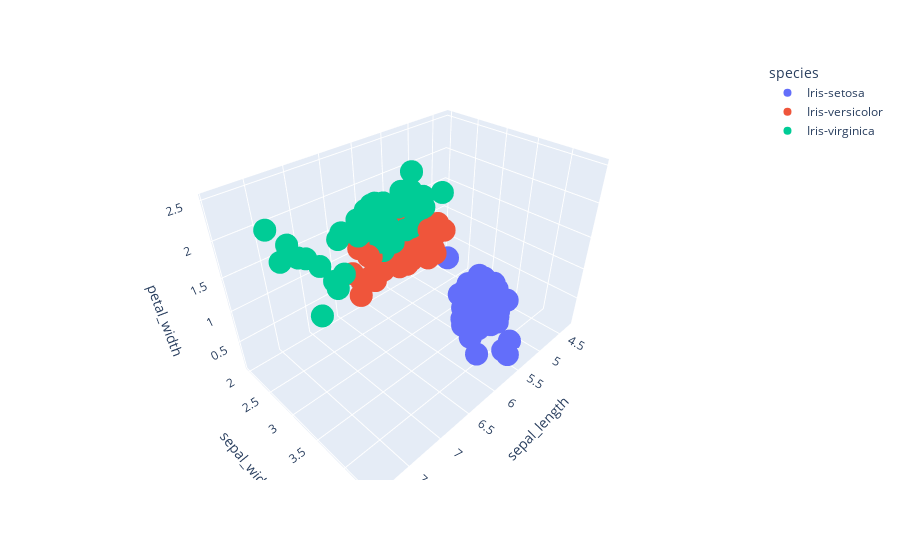
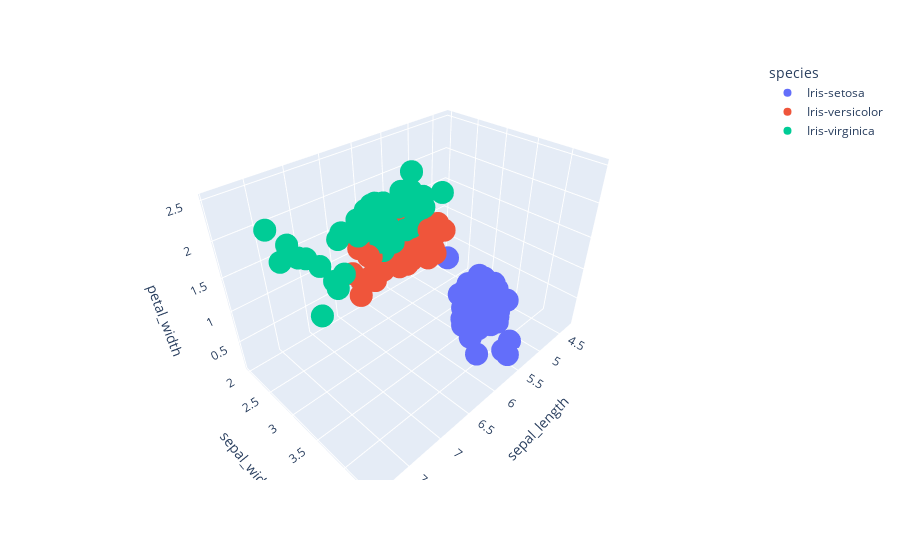

Notebook code cell kept with these figures, in order:
### Code cell
from matplotlib.pyplot import plot
import pandas as pd
import plotly.express as px


iris_data_frame = pd.read_csv(r'./resources/iris.csv')

# TODO ; What is this for ?
px.data.iris()

# 3D plot, X-Axis = sepal_length, Y-Axis = sepal_width, Z-Axis = petal_width
# Plot 'species' column data using different colors.
# This will create a 3D plot and will open up in a browser window
# This will be an interactive plot - You will be able to move it around
# A legend for this also created
fig = px.scatter_3d(iris_data_frame, x='sepal_length', y='sepal_width', z='petal_width', color='species')
fig.show()

fig.show();

### Figure 1 — Plotly figure (JSON) as saved in the notebook; plotly's stock layout.template omitted (floating-point values rounded to 4 significant figures)
{"data": [{"hovertemplate": "species=Iris-setosa<br>sepal_length=%{x}<br>sepal_width=%{y}<br>petal_width=%{z}<extra></extra>", "legendgroup": "Iris-setosa", "marker": {"color": "#636efa", "symbol": "circle"}, "mode": "markers", "name": "Iris-setosa", "scene": "scene", "showlegend": true, "type": "scatter3d", "x": [5.1, 4.9, 4.7, 4.6, 5.0, 5.4, 4.6, 5.0, 4.4, 4.9, 5.4, 4.8, 4.8, 4.3, 5.8, 5.7, 5.4, 5.1, 5.7, 5.1, 5.4, 5.1, 4.6, 5.1, 4.8, 5.0, 5.0, 5.2, 5.2, 4.7, 4.8, 5.4, 5.2, 5.5, 4.9, 5.0, 5.5, 4.9, 4.4, 5.1, 5.0, 4.5, 4.4, 5.0, 5.1, 4.8, 5.1, 4.6, 5.3, 5.0], "y": [3.5, 3.0, 3.2, 3.1, 3.6, 3.9, 3.4, 3.4, 2.9, 3.1, 3.7, 3.4, 3.0, 3.0, 4.0, 4.4, 3.9, 3.5, 3.8, 3.8, 3.4, 3.7, 3.6, 3.3, 3.4, 3.0, 3.4, 3.5, 3.4, 3.2, 3.1, 3.4, 4.1, 4.2, 3.1, 3.2, 3.5, 3.1, 3.0, 3.4, 3.5, 2.3, 3.2, 3.5, 3.8, 3.0, 3.8, 3.2, 3.7, 3.3], "z": [0.2, 0.2, 0.2, 0.2, 0.2, 0.4, 0.3, 0.2, 0.2, 0.1, 0.2, 0.2, 0.1, 0.1, 0.2, 0.4, 0.4, 0.3, 0.3, 0.3, 0.2, 0.4, 0.2, 0.5, 0.2, 0.2, 0.4, 0.2, 0.2, 0.2, 0.2, 0.4, 0.1, 0.2, 0.1, 0.2, 0.2, 0.1, 0.2, 0.2, 0.3, 0.3, 0.2, 0.6, 0.4, 0.3, 0.2, 0.2, 0.2, 0.2]}, {"hovertemplate": "species=Iris-versicolor<br>sepal_length=%{x}<br>sepal_width=%{y}<br>petal_width=%{z}<extra></extra>", "legendgroup": "Iris-versicolor", "marker": {"color": "#EF553B", "symbol": "circle"}, "mode": "markers", "name": "Iris-versicolor", "scene": "scene", "showlegend": true, "type": "scatter3d", "x": [7.0, 6.4, 6.9, 5.5, 6.5, 5.7, 6.3, 4.9, 6.6, 5.2, 5.0, 5.9, 6.0, 6.1, 5.6, 6.7, 5.6, 5.8, 6.2, 5.6, 5.9, 6.1, 6.3, 6.1, 6.4, 6.6, 6.8, 6.7, 6.0, 5.7, 5.5, 5.5, 5.8, 6.0, 5.4, 6.0, 6.7, 6.3, 5.6, 5.5, 5.5, 6.1, 5.8, 5.0, 5.6, 5.7, 5.7, 6.2, 5.1, 5.7], "y": [3.2, 3.2, 3.1, 2.3, 2.8, 2.8, 3.3, 2.4, 2.9, 2.7, 2.0, 3.0, 2.2, 2.9, 2.9, 3.1, 3.0, 2.7, 2.2, 2.5, 3.2, 2.8, 2.5, 2.8, 2.9, 3.0, 2.8, 3.0, 2.9, 2.6, 2.4, 2.4, 2.7, 2.7, 3.0, 3.4, 3.1, 2.3, 3.0, 2.5, 2.6, 3.0, 2.6, 2.3, 2.7, 3.0, 2.9, 2.9, 2.5, 2.8], "z": [1.4, 1.5, 1.5, 1.3, 1.5, 1.3, 1.6, 1.0, 1.3, 1.4, 1.0, 1.5, 1.0, 1.4, 1.3, 1.4, 1.5, 1.0, 1.5, 1.1, 1.8, 1.3, 1.5, 1.2, 1.3, 1.4, 1.4, 1.7, 1.5, 1.0, 1.1, 1.0, 1.2, 1.6, 1.5, 1.6, 1.5, 1.3, 1.3, 1.3, 1.2, 1.4, 1.2, 1.0, 1.3, 1.2, 1.3, 1.3, 1.1, 1.3]}, {"hovertemplate": "species=Iris-virginica<br>sepal_length=%{x}<br>sepal_width=%{y}<br>petal_width=%{z}<extra></extra>", "legendgroup": "Iris-virginica", "marker": {"color": "#00cc96", "symbol": "circle"}, "mode": "markers", "name": "Iris-virginica", "scene": "scene", "showlegend": true, "type": "scatter3d", "x": [6.3, 5.8, 7.1, 6.3, 6.5, 7.6, 4.9, 7.3, 6.7, 7.2, 6.5, 6.4, 6.8, 5.7, 5.8, 6.4, 6.5, 7.7, 7.7, 6.0, 6.9, 5.6, 7.7, 6.3, 6.7, 7.2, 6.2, 6.1, 6.4, 7.2, 7.4, 7.9, 6.4, 6.3, 6.1, 7.7, 6.3, 6.4, 6.0, 6.9, 6.7, 6.9, 5.8, 6.8, 6.7, 6.7, 6.3, 6.5, 6.2, 5.9], "y": [3.3, 2.7, 3.0, 2.9, 3.0, 3.0, 2.5, 2.9, 2.5, 3.6, 3.2, 2.7, 3.0, 2.5, 2.8, 3.2, 3.0, 3.8, 2.6, 2.2, 3.2, 2.8, 2.8, 2.7, 3.3, 3.2, 2.8, 3.0, 2.8, 3.0, 2.8, 3.8, 2.8, 2.8, 2.6, 3.0, 3.4, 3.1, 3.0, 3.1, 3.1, 3.1, 2.7, 3.2, 3.3, 3.0, 2.5, 3.0, 3.4, 3.0], "z": [2.5, 1.9, 2.1, 1.8, 2.2, 2.1, 1.7, 1.8, 1.8, 2.5, 2.0, 1.9, 2.1, 2.0, 2.4, 2.3, 1.8, 2.2, 2.3, 1.5, 2.3, 2.0, 2.0, 1.8, 2.1, 1.8, 1.8, 1.8, 2.1, 1.6, 1.9, 2.0, 2.2, 1.5, 1.4, 2.3, 2.4, 1.8, 1.8, 2.1, 2.4, 2.3, 1.9, 2.3, 2.5, 2.3, 1.9, 2.0, 2.3, 1.8]}], "layout": {"legend": {"title": {"text": "species"}, "tracegroupgap": 0}, "margin": {"t": 60}, "scene": {"domain": {"x": [0, 1], "y": [0, 1]}, "xaxis": {"title": {"text": "sepal_length"}}, "yaxis": {"title": {"text": "sepal_width"}}, "zaxis": {"title": {"text": "petal_width"}}}}}

### Figure 2 — Plotly figure (JSON) as saved in the notebook; plotly's stock layout.template omitted (floating-point values rounded to 4 significant figures)
{"data": [{"hovertemplate": "species=Iris-setosa<br>sepal_length=%{x}<br>sepal_width=%{y}<br>petal_width=%{z}<extra></extra>", "legendgroup": "Iris-setosa", "marker": {"color": "#636efa", "symbol": "circle"}, "mode": "markers", "name": "Iris-setosa", "scene": "scene", "showlegend": true, "type": "scatter3d", "x": [5.1, 4.9, 4.7, 4.6, 5.0, 5.4, 4.6, 5.0, 4.4, 4.9, 5.4, 4.8, 4.8, 4.3, 5.8, 5.7, 5.4, 5.1, 5.7, 5.1, 5.4, 5.1, 4.6, 5.1, 4.8, 5.0, 5.0, 5.2, 5.2, 4.7, 4.8, 5.4, 5.2, 5.5, 4.9, 5.0, 5.5, 4.9, 4.4, 5.1, 5.0, 4.5, 4.4, 5.0, 5.1, 4.8, 5.1, 4.6, 5.3, 5.0], "y": [3.5, 3.0, 3.2, 3.1, 3.6, 3.9, 3.4, 3.4, 2.9, 3.1, 3.7, 3.4, 3.0, 3.0, 4.0, 4.4, 3.9, 3.5, 3.8, 3.8, 3.4, 3.7, 3.6, 3.3, 3.4, 3.0, 3.4, 3.5, 3.4, 3.2, 3.1, 3.4, 4.1, 4.2, 3.1, 3.2, 3.5, 3.1, 3.0, 3.4, 3.5, 2.3, 3.2, 3.5, 3.8, 3.0, 3.8, 3.2, 3.7, 3.3], "z": [0.2, 0.2, 0.2, 0.2, 0.2, 0.4, 0.3, 0.2, 0.2, 0.1, 0.2, 0.2, 0.1, 0.1, 0.2, 0.4, 0.4, 0.3, 0.3, 0.3, 0.2, 0.4, 0.2, 0.5, 0.2, 0.2, 0.4, 0.2, 0.2, 0.2, 0.2, 0.4, 0.1, 0.2, 0.1, 0.2, 0.2, 0.1, 0.2, 0.2, 0.3, 0.3, 0.2, 0.6, 0.4, 0.3, 0.2, 0.2, 0.2, 0.2]}, {"hovertemplate": "species=Iris-versicolor<br>sepal_length=%{x}<br>sepal_width=%{y}<br>petal_width=%{z}<extra></extra>", "legendgroup": "Iris-versicolor", "marker": {"color": "#EF553B", "symbol": "circle"}, "mode": "markers", "name": "Iris-versicolor", "scene": "scene", "showlegend": true, "type": "scatter3d", "x": [7.0, 6.4, 6.9, 5.5, 6.5, 5.7, 6.3, 4.9, 6.6, 5.2, 5.0, 5.9, 6.0, 6.1, 5.6, 6.7, 5.6, 5.8, 6.2, 5.6, 5.9, 6.1, 6.3, 6.1, 6.4, 6.6, 6.8, 6.7, 6.0, 5.7, 5.5, 5.5, 5.8, 6.0, 5.4, 6.0, 6.7, 6.3, 5.6, 5.5, 5.5, 6.1, 5.8, 5.0, 5.6, 5.7, 5.7, 6.2, 5.1, 5.7], "y": [3.2, 3.2, 3.1, 2.3, 2.8, 2.8, 3.3, 2.4, 2.9, 2.7, 2.0, 3.0, 2.2, 2.9, 2.9, 3.1, 3.0, 2.7, 2.2, 2.5, 3.2, 2.8, 2.5, 2.8, 2.9, 3.0, 2.8, 3.0, 2.9, 2.6, 2.4, 2.4, 2.7, 2.7, 3.0, 3.4, 3.1, 2.3, 3.0, 2.5, 2.6, 3.0, 2.6, 2.3, 2.7, 3.0, 2.9, 2.9, 2.5, 2.8], "z": [1.4, 1.5, 1.5, 1.3, 1.5, 1.3, 1.6, 1.0, 1.3, 1.4, 1.0, 1.5, 1.0, 1.4, 1.3, 1.4, 1.5, 1.0, 1.5, 1.1, 1.8, 1.3, 1.5, 1.2, 1.3, 1.4, 1.4, 1.7, 1.5, 1.0, 1.1, 1.0, 1.2, 1.6, 1.5, 1.6, 1.5, 1.3, 1.3, 1.3, 1.2, 1.4, 1.2, 1.0, 1.3, 1.2, 1.3, 1.3, 1.1, 1.3]}, {"hovertemplate": "species=Iris-virginica<br>sepal_length=%{x}<br>sepal_width=%{y}<br>petal_width=%{z}<extra></extra>", "legendgroup": "Iris-virginica", "marker": {"color": "#00cc96", "symbol": "circle"}, "mode": "markers", "name": "Iris-virginica", "scene": "scene", "showlegend": true, "type": "scatter3d", "x": [6.3, 5.8, 7.1, 6.3, 6.5, 7.6, 4.9, 7.3, 6.7, 7.2, 6.5, 6.4, 6.8, 5.7, 5.8, 6.4, 6.5, 7.7, 7.7, 6.0, 6.9, 5.6, 7.7, 6.3, 6.7, 7.2, 6.2, 6.1, 6.4, 7.2, 7.4, 7.9, 6.4, 6.3, 6.1, 7.7, 6.3, 6.4, 6.0, 6.9, 6.7, 6.9, 5.8, 6.8, 6.7, 6.7, 6.3, 6.5, 6.2, 5.9], "y": [3.3, 2.7, 3.0, 2.9, 3.0, 3.0, 2.5, 2.9, 2.5, 3.6, 3.2, 2.7, 3.0, 2.5, 2.8, 3.2, 3.0, 3.8, 2.6, 2.2, 3.2, 2.8, 2.8, 2.7, 3.3, 3.2, 2.8, 3.0, 2.8, 3.0, 2.8, 3.8, 2.8, 2.8, 2.6, 3.0, 3.4, 3.1, 3.0, 3.1, 3.1, 3.1, 2.7, 3.2, 3.3, 3.0, 2.5, 3.0, 3.4, 3.0], "z": [2.5, 1.9, 2.1, 1.8, 2.2, 2.1, 1.7, 1.8, 1.8, 2.5, 2.0, 1.9, 2.1, 2.0, 2.4, 2.3, 1.8, 2.2, 2.3, 1.5, 2.3, 2.0, 2.0, 1.8, 2.1, 1.8, 1.8, 1.8, 2.1, 1.6, 1.9, 2.0, 2.2, 1.5, 1.4, 2.3, 2.4, 1.8, 1.8, 2.1, 2.4, 2.3, 1.9, 2.3, 2.5, 2.3, 1.9, 2.0, 2.3, 1.8]}], "layout": {"legend": {"title": {"text": "species"}, "tracegroupgap": 0}, "margin": {"t": 60}, "scene": {"domain": {"x": [0, 1], "y": [0, 1]}, "xaxis": {"title": {"text": "sepal_length"}}, "yaxis": {"title": {"text": "sepal_width"}}, "zaxis": {"title": {"text": "petal_width"}}}}}
